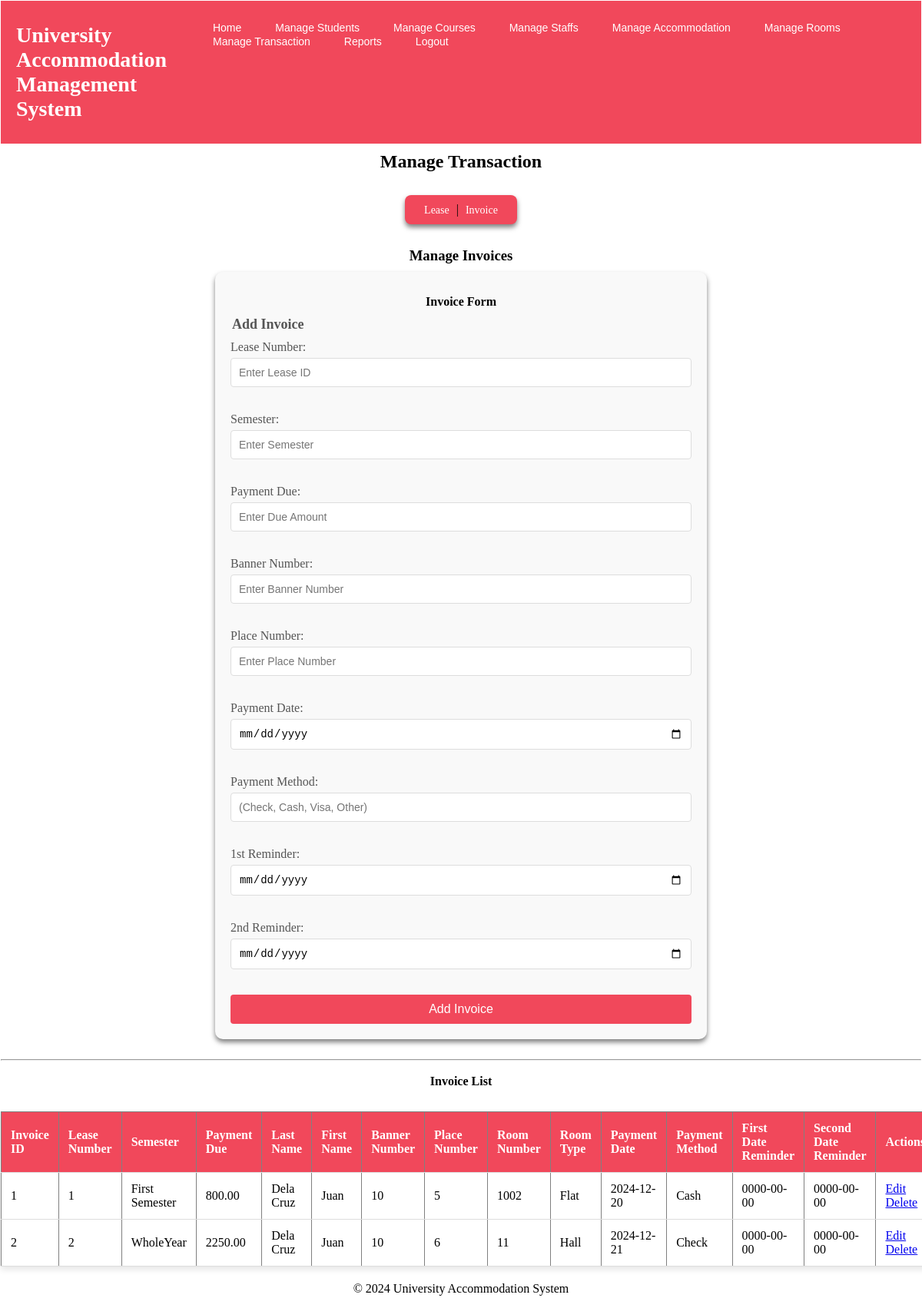
The page /pages/transaction.php?type=invoice (signed in) on the database its author committed.
### tables this page shows
CREATE TABLE `invoices` (
  `invoice_number` int(11) NOT NULL,
  `lease_number` int(11) NOT NULL,
  `semester` varchar(30) DEFAULT NULL,
  `payment_due` decimal(10,2) DEFAULT NULL,
  `banner_number` int(11) DEFAULT NULL,
  `place_number` int(11) DEFAULT NULL,
  `payment_date` date DEFAULT NULL,
  `payment_method` varchar(20) DEFAULT NULL,
  `first_date_reminder` date DEFAULT NULL,
  `second_date_reminder` date DEFAULT NULL
);

CREATE TABLE `leases` (
  `lease_number` int(11) NOT NULL,
  `lease_duration` varchar(30) DEFAULT NULL,
  `banner_number` int(11) DEFAULT NULL,
  `place_number` int(11) DEFAULT NULL,
  `start_date` date DEFAULT NULL,
  `end_date` date DEFAULT NULL
);

CREATE TABLE `students` (
  `banner_number` int(11) NOT NULL,
  `first_name` varchar(50) DEFAULT NULL,
  `last_name` varchar(50) DEFAULT NULL,
  `category` varchar(50) DEFAULT NULL,
  `special_needs` text DEFAULT NULL,
  `additional_comments` text DEFAULT NULL,
  `current_status` enum('Placed','Waiting') DEFAULT NULL,
  `major` varchar(50) DEFAULT NULL,
  `minor` varchar(50) DEFAULT NULL,
  `adviser_id` int(11) DEFAULT NULL,
  `course_number` int(11) NOT NULL
);

CREATE TABLE `rooms` (
  `place_number` int(11) NOT NULL,
  `room_number` varchar(10) DEFAULT NULL,
  `monthly_rent` decimal(10,2) DEFAULT NULL,
  `room_type` enum('Hall','Flat') DEFAULT NULL,
  `hall_id` int(11) DEFAULT NULL,
  `flat_id` int(11) DEFAULT NULL
);

### pages/trnsc_invoice.php (the view, shortened to what this page needs)
<!DOCTYPE html>
<html lang="en">
<head>
    <link rel="stylesheet" href="assets/styles.css">
</head>
<body>
<h3>Manage Invoices</h3>
<div class="form-container">
<h4>Invoice Form</h4>
<form action="" method="post">
    <fieldset>
        <legend>Add Invoice</legend>
        <label for="leaseNum">Lease Number:</label>
        <input type="text" name="leaseNum" placeholder="Enter Lease ID" required>
        <br><br>
        <label for="semester">Semester:</label>
        <input type="text" name="semester" placeholder="Enter Semester" required>
        <br><br>
        <label for="paymentDue">Payment Due:</label>
        <input type="text" name="paymentDue" placeholder="Enter Due Amount" required>
        <br><br>
        <label for="bannerNum">Banner Number:</label>
        <input type="text" name="bannerNum" placeholder="Enter Banner Number" required>
        <br><br>
        <label for="placeNum">Place Number:</label>
        <input type="text" name="placeNum" placeholder="Enter Place Number" required>
        <br><br>
        <label for="paymentDate">Payment Date:</label>
        <input type="date" name="paymentDate" placeholder="Payment Date">
        <br><br>
        <label for="paymentMethod">Payment Method:</label>
        <input type="text" name="paymentMethod" placeholder="(Check, Cash, Visa, Other)" required>
        <br><br>
        <label for="firstDateReminder">1st Reminder:</label>
        <input type="date" name="firstDateReminder" placeholder="1st Reminder">
        <br><br>
        <label for="secondDateReminder">2nd Reminder:</label>
        <input type="date" name="secondDateReminder" placeholder="2nd Reminder">
        <br><br>
        <button type="submit">Add Invoice</button>
    </fieldset>
</form>
</div>
<?php
$sql = "SELECT i.invoice_number, l.lease_number AS leaseNum, i.semester,
i.payment_due, s.last_name AS lname, s.first_name AS fname, s.banner_number AS bannerNum,
r.place_number AS placeNum, r.room_number AS roomNum, r.room_type AS rType, i.payment_date,
i.payment_method, i.first_date_reminder, i.second_date_reminder
FROM (((invoices i JOIN leases l ON i.lease_number = l.lease_number)
JOIN students s ON i.banner_number = s.banner_number)
JOIN rooms r ON i.place_number = r.place_number)";
$result = $conn->query($sql);
?>
<br><hr>
<h4>Invoice List</h4>
<table border="1">
    <tr>
        <th>Invoice ID</th>
        <th>Lease Number</th>
        <th>Semester</th>
        <th>Payment Due</th>
        <th>Last Name</th>
        <th>First Name</th>
        <th>Banner Number</th>
        <th>Place Number</th>
        <th>Room Number</th>
        <th>Room Type</th>
        <th>Payment Date</th>
        <th>Payment Method</th>
        <th>First Date Reminder</th>
        <th>Second Date Reminder</th>
        <th>Actions</th>
    </tr>
    <?php
    if ($result->num_rows > 0) {
        while ($row = $result->fetch_assoc()) {
            echo "<tr>
                    <td>" . $row['invoice_number'] . "</td>
                    <td>" . $row['leaseNum'] . "</td>
                    <td>" . $row['semester'] . "</td>
                    <td>" . $row['payment_due'] . "</td>
                    <td>" . $row['lname'] . "</td>
                    <td>" . $row['fname'] . "</td>
                    <td>" . $row['bannerNum'] . "</td>
                    <td>" . $row['placeNum'] . "</td>
                    <td>" . $row['roomNum'] . "</td>
                    <td>" . $row['rType'] . "</td>
                    <td>" . $row['payment_date'] . "</td>
                    <td>" . $row['payment_method'] . "</td>
                    <td>" . $row['first_date_reminder'] . "</td>
                    <td>" . $row['second_date_reminder'] . "</td>
                    <td>
                        <a href='?type=invoice&edit=" . $row['invoice_number'] . "'>Edit</a>
                        <a href='?type=invoice&delete=" . $row['invoice_number'] . "'>Delete</a>
                    </td>
                </tr>";
        }
    } else {
        echo "<tr><td colspan='15'>No invoices found</td></tr>";
    }
    ?>
</table>
</body>
</html>

### assets/styles.css (style rules this page uses)
body { margin: 1px; }
h3, h2, h4 { margin: 0; padding: 10px 20px; color: white; font-weight: bold; text-align: center; color: black; }
table { width: 80%; margin: 20px auto; border-collapse: collapse; background-color: white; box-shadow: 0 4px 8px rgba(0, 0, 0, 0.1); }
th, td { padding: 12px; text-align: left; border-bottom: 1px solid #ddd; }
th { background-color: #f1485b; color: white; }
.form-container { width: 100%; max-width: 600px; margin: 0 auto; padding: 20px; background-color: #f9f9f9; border-radius: 10px; box-shadow: 0 4px 6px rgba(0, 0, 0, 0.5); text-align: center; }
form fieldset { border: none; padding: 0; margin: 0; }
form legend { font-size: 18px; margin-bottom: 10px; font-weight: bold; color: #555; text-align: left; }
form label { display: block; margin-bottom: 5px; color: #555; text-align: left; }
form input[type="text"], form input[type="email"], form input[type="date"], form select { width: 100%; padding: 10px; margin-bottom: 15px; border: 1px solid #ddd; border-radius: 4px; box-sizing: border-box; font-size: 14px; }
form button { width: 100%; padding: 10px; background-color: #f1485b; color: #fff; border: none; border-radius: 4px; font-size: 16px; cursor: pointer; transition: background-color 0.3s ease; }

### rows shown on the page
invoices: invoice_number "1", lease_number.lease_number "1", semester "First Semester", payment_due "800.00", banner_number.last_name "Dela Cruz", banner_number.first_name "Juan", banner_number.banner_number "10", place_number.place_number "5", place_number.room_number "1002", place_number.room_type "Flat", payment_date "2024-12-20", payment_method "Cash", first_date_reminder "0000-00-00", second_date_reminder "0000-00-00"
invoices: invoice_number "2", lease_number.lease_number "2", semester "WholeYear", payment_due "2250.00", banner_number.last_name "Dela Cruz", banner_number.first_name "Juan", banner_number.banner_number "10", place_number.place_number "6", place_number.room_number "11", place_number.room_type "Hall", payment_date "2024-12-21", payment_method "Check", first_date_reminder "0000-00-00", second_date_reminder "0000-00-00"
